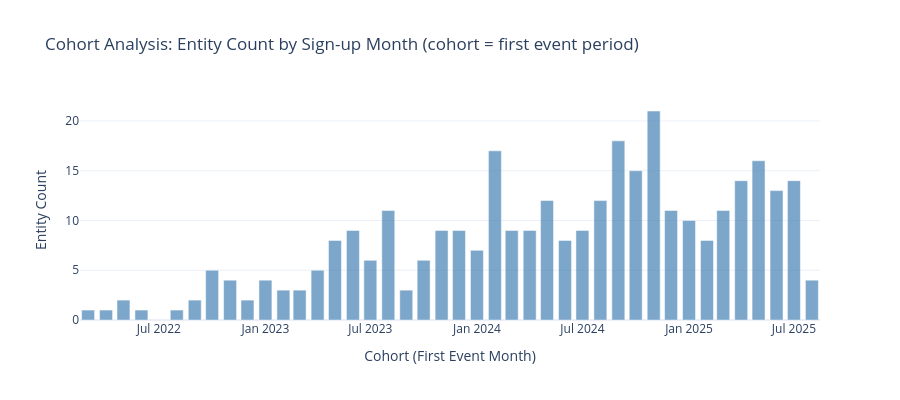

Notebook cell for this chart:
### Markdown cell above
## 1c.7 Cohort Analysis

**📖 Understanding Cohorts:**
- Group entities by when they first appeared (signup cohort)
- Compare behavior across cohorts
- Identify if acquisition quality changed over time

**Cohorts vs Segments:** Cohorts are time-bound groups (when entities joined), while segments are attribute-based groups (what entities are). Cohorts are fixed at signup; segments can change over time.

**Other time-based cohort ideas:**
- First purchase date (not just signup)
- First feature usage (e.g., "first mobile app use")
- Campaign/promotion exposure date
- Onboarding completion date
- Product version or pricing plan at signup time

These can be derived as custom features if your data contains the relevant timestamps.

### Code cell
# Cohort Analysis - computation and visualization
from customer_retention.stages.profiling import analyze_cohort_distribution, generate_cohort_recommendations

COHORT_RECOMMENDATIONS = []
cohort_dist = None

if ENTITY_COLUMN:
    first_events = df.groupby(ENTITY_COLUMN)[TIME_COLUMN].min().reset_index()
    first_events.columns = [ENTITY_COLUMN, "first_event"]
    cohort_dist = analyze_cohort_distribution(first_events, "first_event")

    cohort_result = analyzer.analyze_cohorts(
        df, entity_column=ENTITY_COLUMN, cohort_column=TIME_COLUMN,
        target_column=TARGET_COLUMN, period="M"
    )

    print("👥 COHORT ANALYSIS")
    print("="*50)
    print(f"\nEntity Onboarding: {cohort_dist.dominant_pct:.0f}% in {cohort_dist.dominant_year}, {cohort_dist.num_years} years total")

    if len(cohort_result) > 0:
        cohort_sorted = cohort_result.sort_values("cohort")
        has_retention = "retention_rate" in cohort_sorted.columns

        fig = make_subplots(specs=[[{"secondary_y": True}]]) if has_retention else go.Figure()

        fig.add_trace(go.Bar(
            x=cohort_sorted["cohort"].astype(str), y=cohort_sorted["entity_count"],
            name="Entities (sign-up cohort)", marker_color="steelblue", opacity=0.7
        ), secondary_y=False) if has_retention else fig.add_trace(go.Bar(
            x=cohort_sorted["cohort"].astype(str), y=cohort_sorted["entity_count"],
            name="Entities (sign-up cohort)", marker_color="steelblue", opacity=0.7
        ))

        if has_retention:
            fig.add_trace(go.Scatter(
                x=cohort_sorted["cohort"].astype(str), y=cohort_sorted["retention_rate"] * 100,
                mode="lines+markers", name="Retention Rate %",
                line=dict(color="coral", width=3), marker=dict(size=8)
            ), secondary_y=True)
            fig.update_yaxes(title_text="Retention Rate %", secondary_y=True)

        fig.update_layout(
            title="Cohort Analysis: Entity Count by Sign-up Month (cohort = first event period)",
            xaxis_title="Cohort (First Event Month)", template="plotly_white", height=400
        )
        fig.update_yaxes(title_text="Entity Count", secondary_y=False) if has_retention else fig.update_yaxes(title_text="Entity Count")
        display_figure(fig)

### Figure 1 — Plotly figure (JSON) as saved in the notebook; plotly's stock layout.template omitted (floating-point values rounded to 4 significant figures)
{"data": [{"marker": {"color": "steelblue"}, "name": "Entities (sign-up cohort)", "opacity": 0.7, "type": "bar", "x": ["2022-03", "2022-04", "2022-05", "2022-06", "2022-08", "2022-09", "2022-10", "2022-11", "2022-12", "2023-01", "2023-02", "2023-03", "2023-04", "2023-05", "2023-06", "2023-07", "2023-08", "2023-09", "2023-10", "2023-11", "2023-12", "2024-01", "2024-02", "2024-03", "2024-04", "2024-05", "2024-06", "2024-07", "2024-08", "2024-09", "2024-10", "2024-11", "2024-12", "2025-01", "2025-02", "2025-03", "2025-04", "2025-05", "2025-06", "2025-07", "2025-08"], "y": [1, 1, 2, 1, 1, 2, 5, 4, 2, 4, 3, 3, 5, 8, 9, 6, 11, 3, 6, 9, 9, 7, 17, 9, 9, 12, 8, 9, 12, 18, 15, 21, 11, 10, 8, 11, 14, 16, 13, 14, 4]}], "layout": {"height": 400, "title": {"text": "Cohort Analysis: Entity Count by Sign-up Month (cohort = first event period)"}, "xaxis": {"title": {"text": "Cohort (First Event Month)"}}, "yaxis": {"title": {"text": "Entity Count"}}}}
